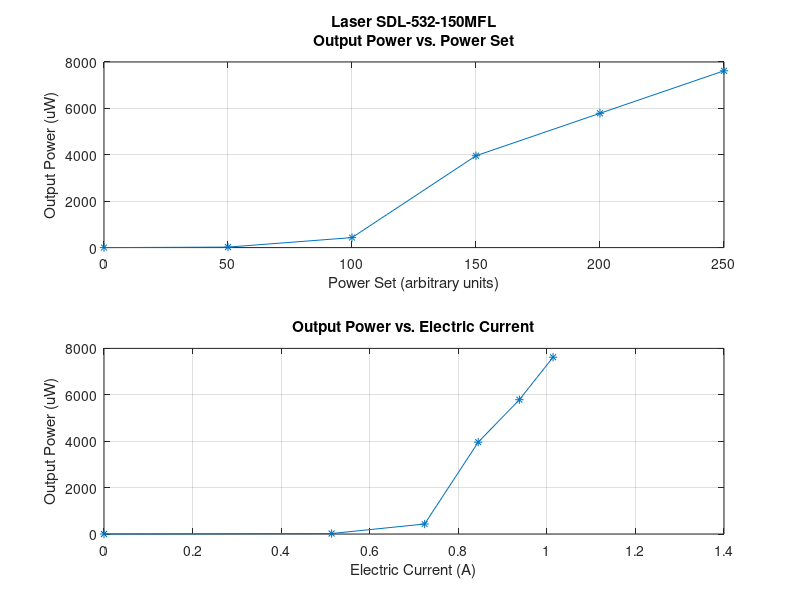
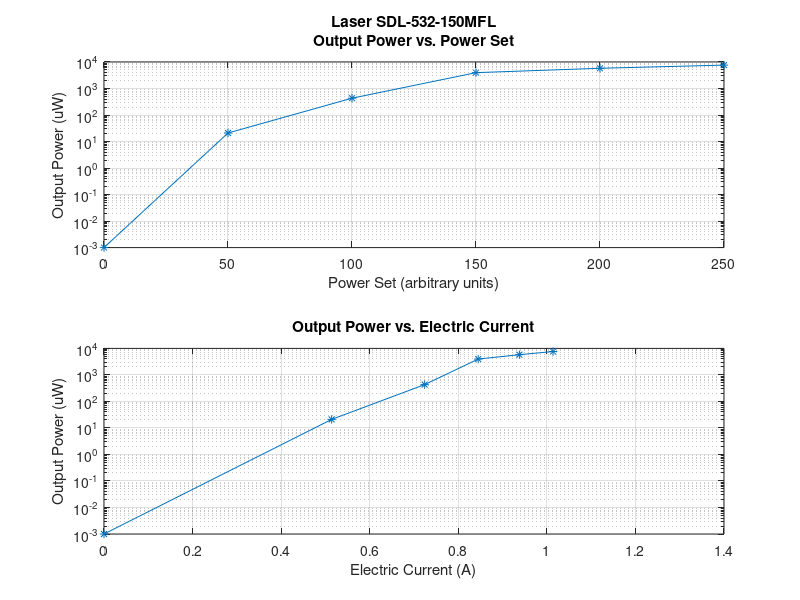

Reproduce these figures in MATLAB, in order.

% Light Source:
% Shanghai dream laser calibration
% laser: SDL-532-150MFL
% 532 nm, 1-10000 mW
% 
% Thor labs PM100 calibrator with S140C sensor
% 
% fiber is cleaved Thor CFML12U-20 cannula, placed at level equal to base
% on the S140C sensor

% data:
% 	column 1: "Power Set Dial" (dial on power supply)
% 	column 2: Electric Current (display on power supply)
% 	column 3: max power, in uW, measured by Thor labs PM100 calibrator with
% 	          S140C sensor
data = [	0	0.000	0.001; ...
			50	0.514	20.97; ...
			100	0.724	430.7; ...
			150	0.845	3958; ...
			200	0.938	5789; ...
			250	1.014	7620; ...
		];
	
% LINEAR SCALE
figure(1)
% plot dial setting vs. power
subplot(211)
plot(data(:, 1), data(:, 3), '*-');
title({'Laser SDL-532-150MFL', 'Output Power vs. Power Set'});
xlabel('Power Set (arbitrary units)')
ylabel('Output Power (uW)')
grid on
% plot current vs. power
subplot(212)
plot(data(:, 2), data(:, 3), '*-');
title({'Output Power vs. Electric Current'});
xlabel('Electric Current (A)')
ylabel('Output Power (uW)')
grid on

% SEMILOGY SCALE
figure(2)
% plot dial setting vs. power
subplot(211)
semilogy(data(:, 1), data(:, 3), '*-');
title({'Laser SDL-532-150MFL', 'Output Power vs. Power Set'});
xlabel('Power Set (arbitrary units)')
ylabel('Output Power (uW)')
grid on
% plot current vs. power
subplot(212)
semilogy(data(:, 2), data(:, 3), '*-');
title({'Output Power vs. Electric Current'});
xlabel('Electric Current (A)')
ylabel('Output Power (uW)')
grid on
